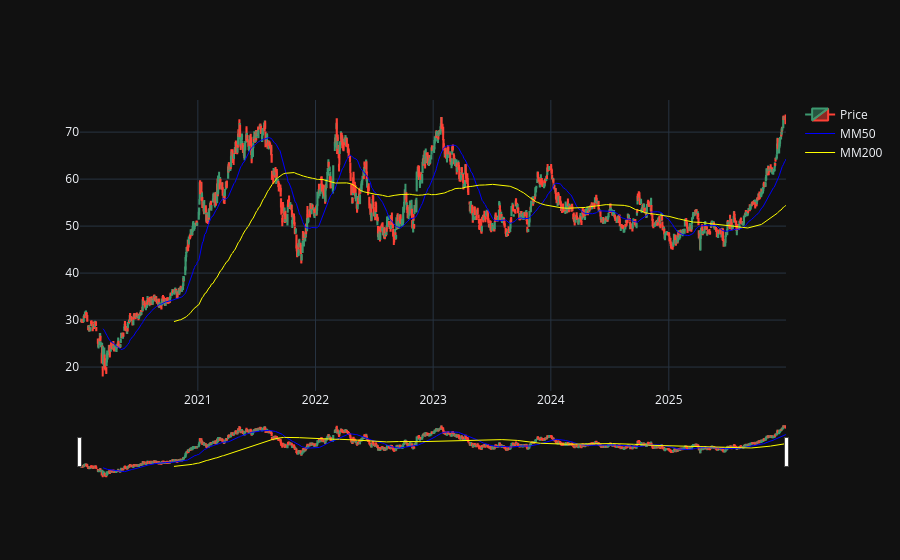

The cell this chart's notebook holds for it:
### Markdown cell above
### Parte 4: Análise Técnica e Indicadores

### Code cell
ticker = "VALE3.SA"

import yfinance as yf
import plotly.graph_objects as go

df = yf.download(ticker, "2020-01-01", "2025-12-31", multi_level_index=False)
display(df)

# média movel de 50 dias
df["MM50"] = df["Close"].rolling(50).mean()

# média móvel de 200 dias
df["MM200"] = df["Close"].rolling(200).mean()


grafico = go.Figure()

# adicionar as series do gráfico que você quer (os subgráficos)
grafico.add_trace(go.Candlestick(x=df.index, open=df["Open"], close=df["Close"], high=df["High"], 
                                 low=df["Low"], name="Price"))

# adicionar a serie da MM50
grafico.add_trace(go.Scatter(x=df.index, y=df["MM50"], name="MM50", line={"color": "blue", "width": 1}))

# adicionar a serie da MM200
grafico.add_trace(go.Scatter(x=df.index, y=df["MM200"], name="MM200", line={"color": "yellow", "width": 1}))

grafico.update_layout(template="plotly_dark")
grafico.show()

### Figure 1 — Plotly figure (JSON) as saved in the notebook; plotly's stock layout.template omitted (floating-point values rounded to 4 significant figures; data arrays with more than 128 entries replaced by an {"elided": "..."} marker saying what was removed)
{"data": [{"close": {"elided": "1494 float values"}, "high": {"elided": "1494 float values"}, "low": {"elided": "1494 float values"}, "name": "Price", "open": {"elided": "1494 float values"}, "type": "candlestick", "x": {"elided": "1494 str values"}}, {"line": {"color": "blue", "width": 1}, "name": "MM50", "type": "scatter", "x": {"elided": "1494 str values"}, "y": {"elided": "1494 float values"}}, {"line": {"color": "yellow", "width": 1}, "name": "MM200", "type": "scatter", "x": {"elided": "1494 str values"}, "y": {"elided": "1494 float values"}}], "layout": {}}
